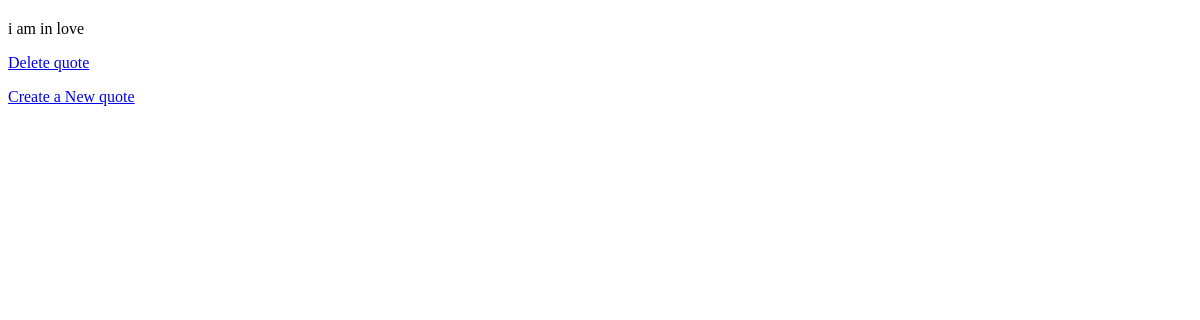
/romantic/quotes, run on an earlier commit of the app's database.
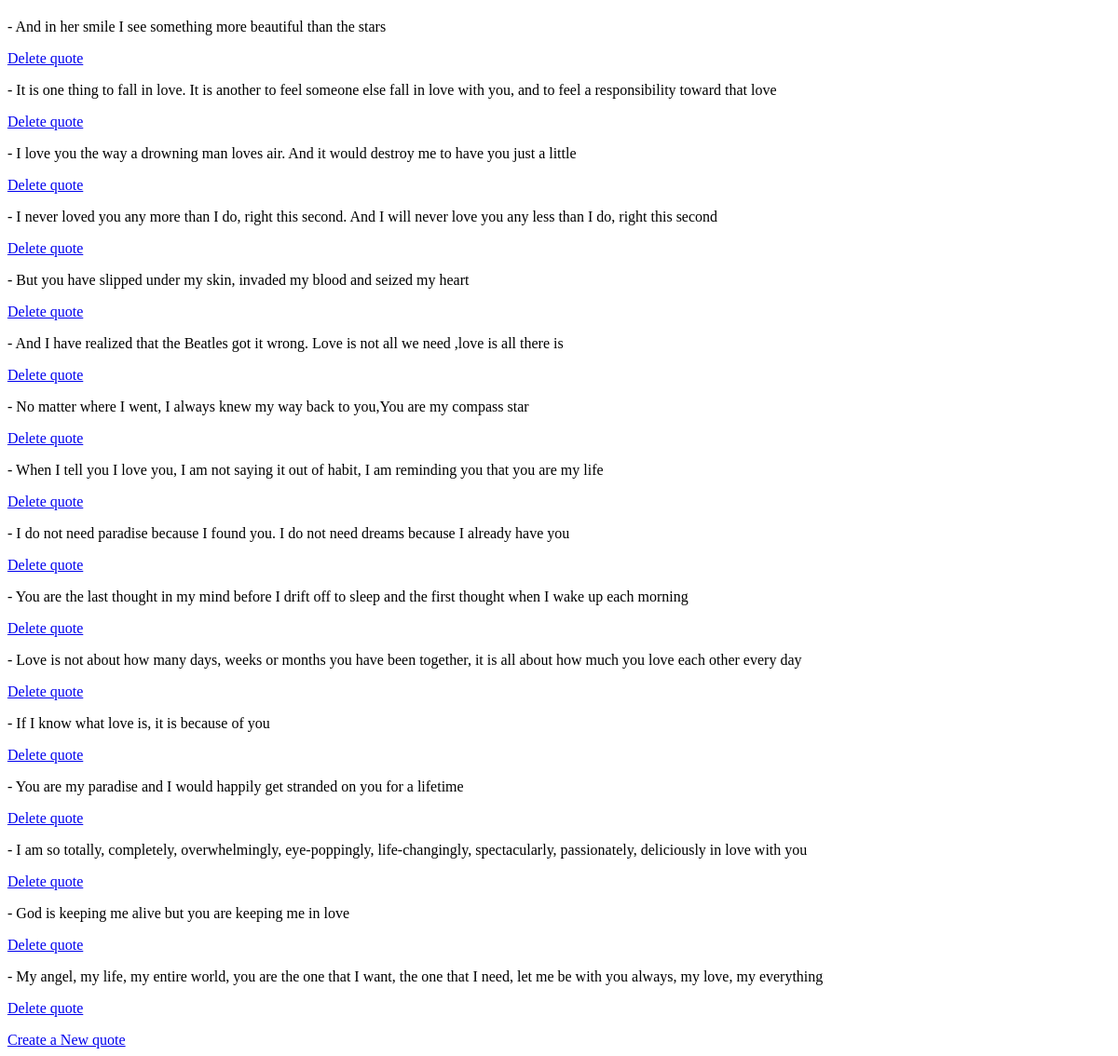
And on a later commit of the database.
### databases.py (models this page shows)
class Quote(Base):
       __tablename__="quote"
       id = Column(Integer, primary_key=True)
       text = Column(String())
       background_image = Column(String())
       user_id = Column(Integer, ForeignKey('user.id'))
       user = relationship("User", back_populates="quotes")
       topic = Column(String())

### webapp.py (the view)
@app.route('/<mood>/quotes')
def showQuotesByMood(mood):
 	quotes = session.query(Quote).filter_by(topic =mood).all()
 	return render_template('quoteByMood.html', quotes = quotes)

### templates/quoteByMood.html (shortened to what this page needs)
{% extends "layout.html" %}
{% block body %}
{% for quote in quotes %}
<p> {{quote.text }} </p>
<p> <a href="{{url_for('deleteQuote', quote_id = quote.id)}}"> Delete quote </a></p>
{%endfor%}
<a href = '{{url_for("create_quote")}}'> Create a New quote </a>
{%endblock%}

### templates/layout.html (shortened to what this page needs)
<!doctype html>
<head>
<link rel=stylesheet type=text/css href="{{ url_for('static', filename='style.css') }}">
</head>
	<body>
	{% block body %}{% endblock %}
	</body>
</html>

What changed in the data, as far as the page shows it:
changed Quote: text "i am in love" → "- And in her smile I see something more beautiful than the stars"
added Quote: text "- It is one thing to fall in love. It is another to feel someone else fall in love with you, and to feel a responsibility toward that love"
added Quote: text "- I love you the way a drowning man loves air. And it would destroy me to have you just a little"
added Quote: text "- I never loved you any more than I do, right this second. And I will never love you any less than I do, right this second"
added Quote: text "- But you have slipped under my skin, invaded my blood and seized my heart"
added Quote: text "- And I have realized that the Beatles got it wrong. Love is not all we need ,love is all there is"
added Quote: text "- No matter where I went, I always knew my way back to you,You are my compass star"
added Quote: text "- When I tell you I love you, I am not saying it out of habit, I am reminding you that you are my life"
added Quote: text "- I do not need paradise because I found you. I do not need dreams because I already have you"
added Quote: text "- You are the last thought in my mind before I drift off to sleep and the first thought when I wake up each morning"
added Quote: text "- Love is not about how many days, weeks or months you have been together, it is all about how much you love each other every day"
added Quote: text "- If I know what love is, it is because of you"
added Quote: text "- You are my paradise and I would happily get stranded on you for a lifetime"
added Quote: text "- I am so totally, completely, overwhelmingly, eye-poppingly, life-changingly, spectacularly, passionately, deliciously in love with you"
added Quote: text "- God is keeping me alive but you are keeping me in love"
added Quote: text "- My angel, my life, my entire world, you are the one that I want, the one that I need, let me be with you always, my love, my everything"
